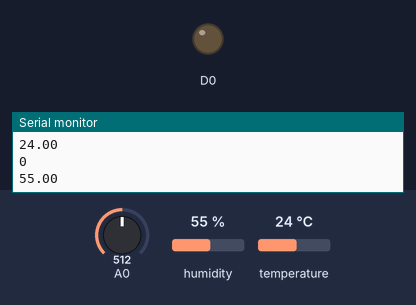
Recording of a sketch running on a simulated ESP8266 (NodeMCU). On the bench: output pins drawn as LEDs (lit = HIGH), the last lines printed to the serial monitor. The inputs (shaded band) are chosen by the test bench; at power-on: A0 = 512, humidity 55 %, temperature 24 °C. WiFi joins after 1.5 s; servers stay silent unless stated.

Above: at 3.0 s.
3.1 s: A0 set to 821
5.0 s: A0 set to 837
At 7.0 s:
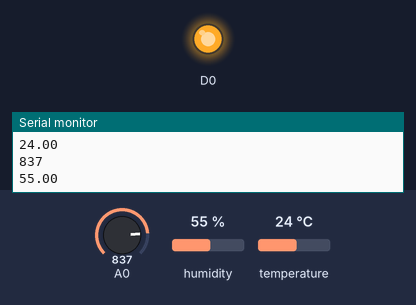
7.3 s: A0 set to 820
At 9.0 s:
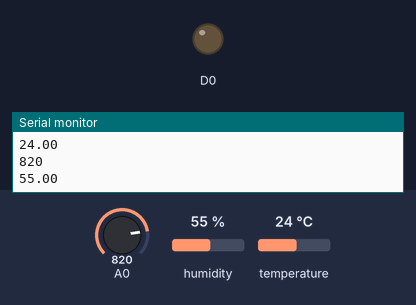
9.3 s: A0 set to 840
At 10.6 s:
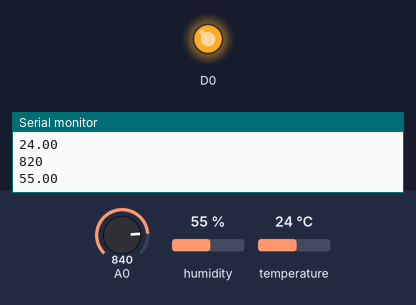
Timing chart, 0 to 12.3 s (numbered marks = the images above; inputs shaded):
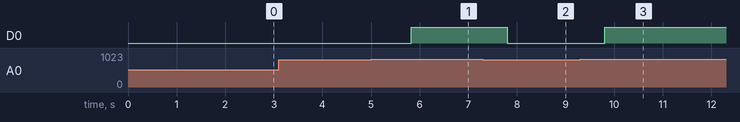

The sketch:

Blynk_dht___Fan.ino
```cpp
#include <LiquidCrystal_I2C.h>

#include <SPI.h>
#include <ESP8266WiFi.h>
#include <BlynkSimpleEsp8266.h>
#include <DHT.h>


char auth[] = "QSCHWaxIUMI3rAvMAXXvbOuddfWhEydm"; //Enter the Auth code which was send by Blink

char ssid[] = "hack";  //Enter your WIFI Name
char pass[] = "Easy@2021";  //Enter your WIFI Password
LiquidCrystal_I2C lcd(0x27,20,4);
#define DHTPIN D4


#define DHTTYPE DHT11


DHT dht(DHTPIN, DHTTYPE);
BlynkTimer timer;
int gasSensor;
void sendSensor()
{
  float h = dht.readHumidity();
  float t = dht.readTemperature();

  lcd.setCursor(0,0);
  lcd.print("Temp: ");
  lcd.print(t);
  lcd.print("℃");
  Serial.println(t);

  lcd.setCursor(0,1);
  lcd.print("Humid: ");
  lcd.print(h);
  lcd.print("%");
  Serial.println(gasSensor);

  gasSensor=analogRead(A0);
  Serial.println(h);

  if(gasSensor>830)
  {

    digitalWrite(D0,HIGH);

  }

 else
  {
      digitalWrite(D0,LOW);
  }

  Blynk.virtualWrite(V1, gasSensor);
  Blynk.virtualWrite(V5, h);  //V5 is for Humidity
  Blynk.virtualWrite(V6, t);  //V6 is for Temperature

}

void setup()
{
  Serial.begin(115200); // See the connection status in Serial Monitor
  Blynk.begin(auth, ssid, pass);

  dht.begin();
  pinMode(D0,OUTPUT);


  timer.setInterval(1000L, sendSensor);

}

void loop()
{
  Blynk.run(); // Initiates Blynk
  timer.run(); // Initiates SimpleTimer


}
```

Measured:
- the behaviour switches between 830 and 831 on A0 (found by bisection; images 0 and 1)
- after the input at 5.0 s, D0: LOW → HIGH after 0.83 s
- after the input at 7.3 s, D0: HIGH → LOW after 0.51 s
- after the input at 9.3 s, D0: LOW → HIGH after 0.51 s
